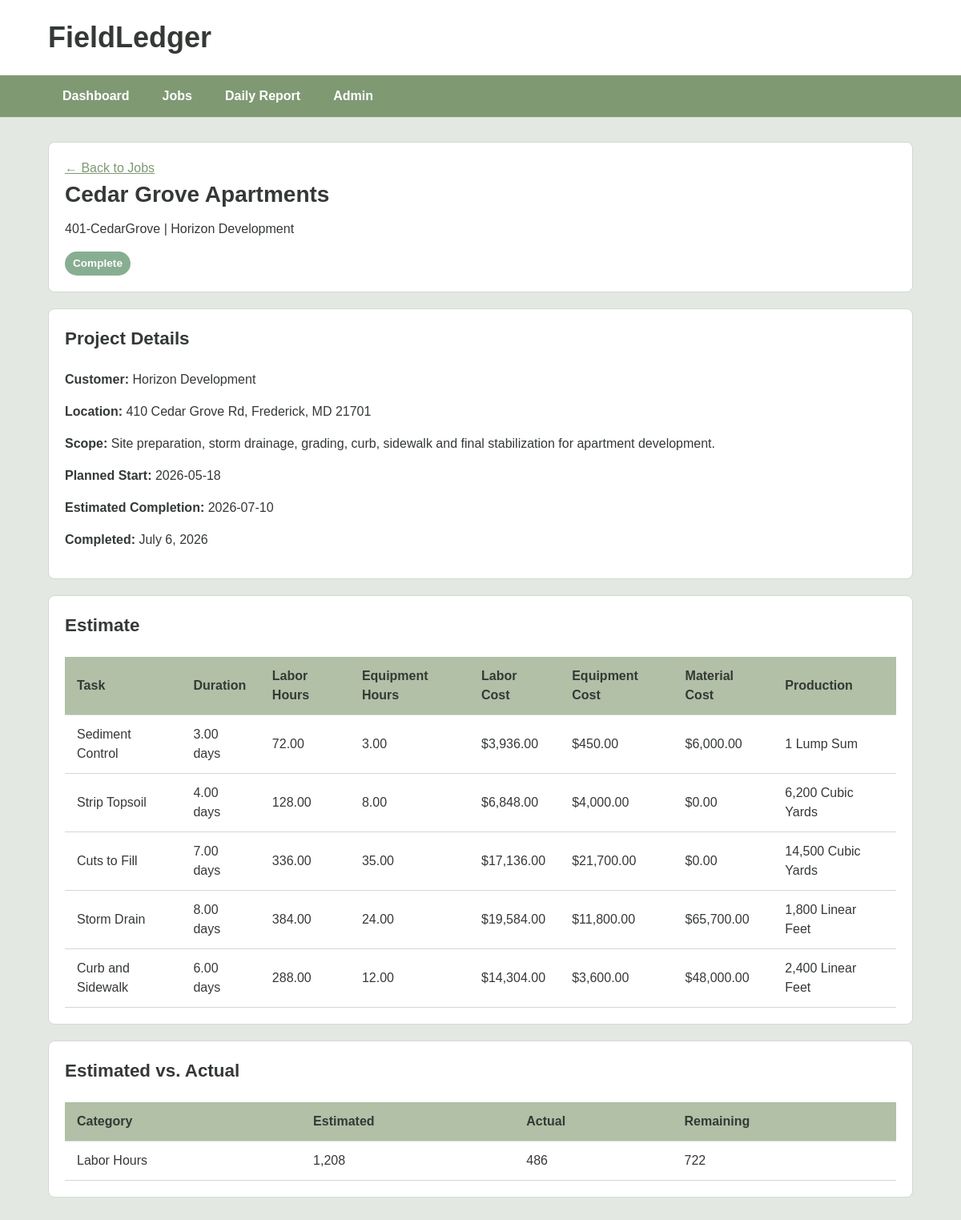
The page /Views/job_view.php?job_id=401 (signed in) on the database its author committed.
### tables this page shows
CREATE TABLE `jobs` (
  `job_id` int(11) NOT NULL,
  `job_number` varchar(25) DEFAULT NULL,
  `job_name` varchar(100) NOT NULL,
  `customer_name` varchar(100) NOT NULL,
  `address` varchar(150) DEFAULT NULL,
  `city` varchar(75) DEFAULT NULL,
  `state` char(2) DEFAULT NULL,
  `zip_code` varchar(10) DEFAULT NULL,
  `scope_description` text DEFAULT NULL,
  `status` varchar(25) NOT NULL DEFAULT 'Estimating',
  `completed_date` date DEFAULT NULL,
  `contract_value` decimal(12,2) DEFAULT NULL
);

CREATE TABLE `estimates` (
  `estimate_id` int(11) NOT NULL,
  `job_id` int(11) NOT NULL,
  `start_date` date DEFAULT NULL COMMENT 'Planned Start',
  `estimated_end_date` date DEFAULT NULL COMMENT 'Planned Completion',
  `approval_status` varchar(25) NOT NULL DEFAULT 'Draft'
);

CREATE TABLE `job_tasks` (
  `task_id` int(11) NOT NULL,
  `estimate_id` int(11) NOT NULL,
  `task_name` varchar(100) NOT NULL,
  `description` text DEFAULT NULL,
  `estimated_duration_days` decimal(5,2) DEFAULT NULL,
  `estimated_labor_hours` decimal(10,2) DEFAULT NULL,
  `estimated_labor_cost` decimal(12,2) DEFAULT NULL,
  `estimated_equipment_hours` decimal(10,2) DEFAULT NULL,
  `estimated_equipment_cost` decimal(12,2) DEFAULT NULL,
  `estimated_material_cost` decimal(12,2) DEFAULT NULL,
  `estimated_production_qty` decimal(10,2) DEFAULT NULL,
  `production_unit` varchar(30) DEFAULT NULL
);

### Views/job_view.php (the view, shortened to what this page needs)
<?php
require_once '../Config/database.php';
$job_id = (int) $_GET['job_id'];
$sql = "
    SELECT *
    FROM jobs
    WHERE job_id = ?
";
$stmt = $conn->prepare($sql);
$stmt->bind_param("i", $job_id);
$stmt->execute();
$result = $stmt->get_result();
$job = $result->fetch_assoc();
$estimate_sql = "
    SELECT *
    FROM estimates
    WHERE job_id = ?
";
$estimate_stmt = $conn->prepare($estimate_sql);
$estimate_stmt->bind_param("i", $job_id);
$estimate_stmt->execute();
$estimate_result = $estimate_stmt->get_result();
$estimate = $estimate_result->fetch_assoc();
$tasks = null;
if ($estimate) {
    $task_sql = "
        SELECT *
        FROM job_tasks
        WHERE estimate_id = ?
        ORDER BY task_id
    ";
    $task_stmt = $conn->prepare($task_sql);
    $task_stmt->bind_param(
        "i",
        $estimate['estimate_id']
    );
    $task_stmt->execute();
    $tasks = $task_stmt->get_result();
$actual_labor_sql = "
    SELECT SUM(le.regular_hours + le.overtime_hours) AS actual_labor_hours
    FROM labor_entries le
    JOIN daily_reports dr
        ON le.report_id = dr.report_id
    WHERE dr.job_id = ?
";
$actual_labor_stmt = $conn->prepare($actual_labor_sql);
$actual_labor_stmt->bind_param("i", $job_id);
$actual_labor_stmt->execute();
$actual_labor_result = $actual_labor_stmt->get_result();
$actual_labor = $actual_labor_result->fetch_assoc();
$actual_labor_hours =
    $actual_labor['actual_labor_hours'] ?? 0;
$estimated_labor_sql = "
    SELECT SUM(estimated_labor_hours) AS estimated_labor_hours
    FROM job_tasks
    WHERE estimate_id = ?
";
$estimated_labor_stmt = $conn->prepare($estimated_labor_sql);
$estimated_labor_stmt->bind_param(
    "i",
    $estimate['estimate_id']
);
$estimated_labor_stmt->execute();
$estimated_labor_result = $estimated_labor_stmt->get_result();
$estimated_labor = $estimated_labor_result->fetch_assoc();
$estimated_labor_hours =
    $estimated_labor['estimated_labor_hours'] ?? 0;
$remaining_labor_hours =
    $estimated_labor_hours - $actual_labor_hours;
}
function formatUnit($unit) {
    $units = [
        'LS'  => 'Lump Sum',
        'CY'  => 'Cubic Yards',
        'LF'  => 'Linear Feet',
        'SF'  => 'Square Feet',
        'AC'  => 'Acres',
        'SY'  => 'Square Yards',
        'TON' => 'Tons'
    ];
    return $units[$unit] ?? $unit;
}
?>
<!DOCTYPE html>
<html lang="en">
<head>
    <link rel="stylesheet"
          href="../Assets/styles.css">
</head>
<body>
<header>
    <h1>FieldLedger</h1>
    <nav>
        <ul>
            <li><a href="dashboard.php">Dashboard</a></li>
            <li><a href="jobs.php">Jobs</a></li>
            <li><a href="daily_report.php">Daily Report</a></li>
            <li><a href="admin.php">Admin</a></li>
        </ul>
    </nav>
</header>
<main>
<section class="panel">
    <a href="jobs.php">← Back to Jobs</a>
    <div class="job-header">
        <div>
            <h2>
                <?php echo htmlspecialchars($job['job_name']); ?>
            </h2>
            <p>
                <?php echo htmlspecialchars($job['job_number']); ?>
                |
                <?php echo htmlspecialchars($job['customer_name']); ?>
            </p>
        </div>
        <div>
            <span class="status status-<?php echo strtolower($job['status']); ?>">
                <?php echo htmlspecialchars($job['status']); ?>
            </span>
        </div>
    </div>
</section>
<section class="panel">
    <h3>Project Details</h3>
    <p>
        <strong>Customer:</strong>
        <?php echo htmlspecialchars($job['customer_name']); ?>
    </p>
    <p>
        <strong>Location:</strong>
        <?php
        echo htmlspecialchars(
            $job['address'] . ', ' .
            $job['city'] . ', ' .
            $job['state'] . ' ' .
            $job['zip_code']
        );
        ?>
    </p>
    <p>
        <strong>Scope:</strong>
        <?php echo htmlspecialchars($job['scope_description']); ?>
    </p>
    <?php if ($estimate): ?>
    <p>
        <strong>Planned Start:</strong>
        <?php echo htmlspecialchars($estimate['start_date']); ?>
    </p>
    <p>
        <strong>Estimated Completion:</strong>
        <?php echo htmlspecialchars($estimate['estimated_end_date']); ?>
    </p>
<?php endif; ?>
<?php if ($job['status'] === 'Complete' && !empty($job['completed_date'])): ?>
    <p>
        <strong>Completed:</strong>
        <?php echo date('F j, Y', strtotime($job['completed_date'])); ?>
    </p>
<?php endif; ?>
</section>
<section class="panel">
    <h3>Estimate</h3>
    <?php if ($tasks && $tasks->num_rows > 0): ?>
        <table>
            <thead>
                <tr>
                    <th>Task</th>
                    <th>Duration</th>
                    <th>Labor Hours</th>
                    <th>Equipment Hours</th>
                    <th>Labor Cost</th>
                    <th>Equipment Cost</th>
                    <th>Material Cost</th>
                    <th>Production</th>
                </tr>
            </thead>
            <tbody>
                <?php while ($task = $tasks->fetch_assoc()): ?>
                    <tr>
                        <td>
                            <?php echo htmlspecialchars($task['task_name']); ?>
                        </td>
                        <td>
                            <?php echo htmlspecialchars($task['estimated_duration_days']); ?> days
                        </td>
                        <td>
                            <?php echo htmlspecialchars($task['estimated_labor_hours']); ?>
                        </td>
                        <td>
                            <?php echo htmlspecialchars($task['estimated_equipment_hours']); ?>
                        </td>
                        <td>
                            $<?php echo number_format($task['estimated_labor_cost'], 2); ?>
                        </td>
                        <td>
                            $<?php echo number_format($task['estimated_equipment_cost'], 2); ?>
                        </td>
                        <td>
                            $<?php echo number_format($task['estimated_material_cost'], 2); ?>
                        </td>
                        <td>
                            <?php
                            echo number_format($task['estimated_production_qty']) . ' ' .
                                htmlspecialchars(formatUnit($task['production_unit']));
                            ?>
                        </td>
                    </tr>
                <?php endwhile; ?>
            </tbody>
        </table>
    <?php else: ?>
        <p>No estimate tasks have been entered for this job.</p>
    <?php endif; ?>
</section>
<section class="panel">
    <h3>Estimated vs. Actual</h3>
    <table>
        <thead>
            <tr>
                <th>Category</th>
                <th>Estimated</th>
                <th>Actual</th>
                <th>Remaining</th>
            </tr>
        </thead>
        <tbody>
            <tr>
                <td>Labor Hours</td>
                <td>
                    <?php echo number_format($estimated_labor_hours); ?>
                </td>
                <td>
                    <?php echo number_format($actual_labor_hours); ?>
                </td>
                <td>
                    <?php echo number_format($remaining_labor_hours); ?>
                </td>
            </tr>
        </tbody>
    </table>
</section>
</main>

### Assets/styles.css (style rules this page uses)
:root { --text-dark: #343936; --text: #696b6a; --background: #e3e8e3; --primary: #7f9973; --secondary: #b1c0a6; --accent: #88ae92; --white: #ffffff; --border: #d2d8d2; }
* { box-sizing: border-box; }
html { font-size: 100%; }
body { margin: 0; font-family: Calibri, Arial, sans-serif; font-size: 1rem; font-weight: 400; line-height: 1.5; background: var(--background); color: var(--text-dark); }
h1, h2, h3, h4, h5 { font-family: Calibri, Arial, sans-serif; font-weight: 700; color: var(--text-dark); margin-top: 0; }
h1 { font-size: 2.25rem; }
h2 { font-size: 1.75rem; }
h3 { font-size: 1.4rem; }
p { margin-top: 0; }
header { background: var(--white); border-bottom: 1px solid var(--border); }
header h1 { margin: 0; padding: 20px 5%; }
nav { background: var(--primary); padding: 0 5%; }
nav ul { list-style: none; display: flex; align-items: center; gap: 5px; margin: 0; padding: 0; }
nav li { margin: 0; }
nav a { display: block; padding: 14px 18px; color: var(--white); text-decoration: none; font-weight: 700; border-radius: 4px; }
main { width: 90%; max-width: 1200px; margin: 30px auto; }
.card, .panel { background: var(--white); padding: 20px; margin-bottom: 20px; border: 1px solid var(--border); border-radius: 8px; }
.card h3, .panel h2 { margin-bottom: 10px; }
table { width: 100%; border-collapse: collapse; background: var(--white); }
thead { background: var(--secondary); }
th { text-align: left; color: var(--text-dark); font-weight: 700; }
th, td { padding: 12px 15px; border-bottom: 1px solid var(--border); }
.status { display: inline-block; padding: 5px 10px; border-radius: 20px; font-size: 0.85rem; font-weight: 700; }
.status-complete { background: var(--accent); color: var(--white); }
a { color: var(--primary); }
nav a, nav a:hover { color: var(--white); }

### rows shown on the page
jobs: job_name "Cedar Grove Apartments", job_number "401-CedarGrove", customer_name "Horizon Development", status "Complete", address+city+state "410 Cedar Grove Rd, Frederick, MD 21701", scope_description "Site preparation, storm drainage, grading, curb, sidewalk and final stabilization for apartment development.", completed_date "July 6, 2026"
estimates: start_date "2026-05-18", estimated_end_date "2026-07-10"
job_tasks: task_name "Sediment Control", estimated_duration_days "3.00", estimated_labor_hours "72.00", estimated_equipment_hours "3.00", estimated_labor_cost "3,936.00", estimated_equipment_cost "450.00", estimated_material_cost "6,000.00", estimated_production_qty "1", production_unit "Lump Sum"
job_tasks: task_name "Strip Topsoil", estimated_duration_days "4.00", estimated_labor_hours "128.00", estimated_equipment_hours "8.00", estimated_labor_cost "6,848.00", estimated_equipment_cost "4,000.00", estimated_material_cost "0.00", estimated_production_qty "6,200", production_unit "Cubic Yards"
job_tasks: task_name "Cuts to Fill", estimated_duration_days "7.00", estimated_labor_hours "336.00", estimated_equipment_hours "35.00", estimated_labor_cost "17,136.00", estimated_equipment_cost "21,700.00", estimated_material_cost "0.00", estimated_production_qty "14,500", production_unit "Cubic Yards"
job_tasks: task_name "Storm Drain", estimated_duration_days "8.00", estimated_labor_hours "384.00", estimated_equipment_hours "24.00", estimated_labor_cost "19,584.00", estimated_equipment_cost "11,800.00", estimated_material_cost "65,700.00", estimated_production_qty "1,800", production_unit "Linear Feet"
job_tasks: task_name "Curb and Sidewalk", estimated_duration_days "6.00", estimated_labor_hours "288.00", estimated_equipment_hours "12.00", estimated_labor_cost "14,304.00", estimated_equipment_cost "3,600.00", estimated_material_cost "48,000.00", estimated_production_qty "2,400", production_unit "Linear Feet"

### other values the page prints
$estimated_labor_hours "1,208"
$actual_labor_hours "486"
$remaining_labor_hours "722"
